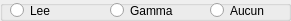
  <widget class="QGroupBox" name="groupBox_radar">
   <property name="geometry">
    <rect>
     <x>170</x>
     <y>260</y>
     <width>291</width>
     <height>21</height>
    </rect>
   </property>
   <property name="title">
    <string/>
   </property>
   <widget class="QRadioButton" name="rbDespeckLee">
    <property name="geometry">
     <rect>
      <x>10</x>
      <y>2</y>
      <width>82</width>
      <height>17</height>
     </rect>
    </property>
    <property name="font">
     <font>
      <pointsize>9</pointsize>
     </font>
    </property>
    <property name="toolTip">
     <string>Filtre despeckele à calculer, utilisation de l'algorithme Lee.</string>
    </property>
    <property name="text">
     <string>Lee</string>
    </property>
   </widget>
   <widget class="QRadioButton" name="rbDespeckGamma">
    <property name="geometry">
     <rect>
      <x>110</x>
      <y>2</y>
      <width>82</width>
      <height>17</height>
     </rect>
    </property>
    <property name="font">
     <font>
      <pointsize>9</pointsize>
     </font>
    </property>
    <property name="toolTip">
     <string>Filtre despeckele à calculer, utilisation de l'algorithme Gamma.</string>
    </property>
    <property name="text">
     <string>Gamma</string>
    </property>
   </widget>
   <widget class="QRadioButton" name="rbDespeckNone">
    <property name="geometry">
     <rect>
      <x>210</x>
      <y>2</y>
      <width>71</width>
      <height>17</height>
     </rect>
    </property>
    <property name="font">
     <font>
      <pointsize>9</pointsize>
     </font>
    </property>
    <property name="toolTip">
     <string>Pas d'image despeckele à calculer, utilisation de l'image directement.</string>
    </property>
    <property name="text">
     <string>Aucun</string>
    </property>
    <property name="checked">
     <bool>false</bool>
    </property>
   </widget>
  </widget>
